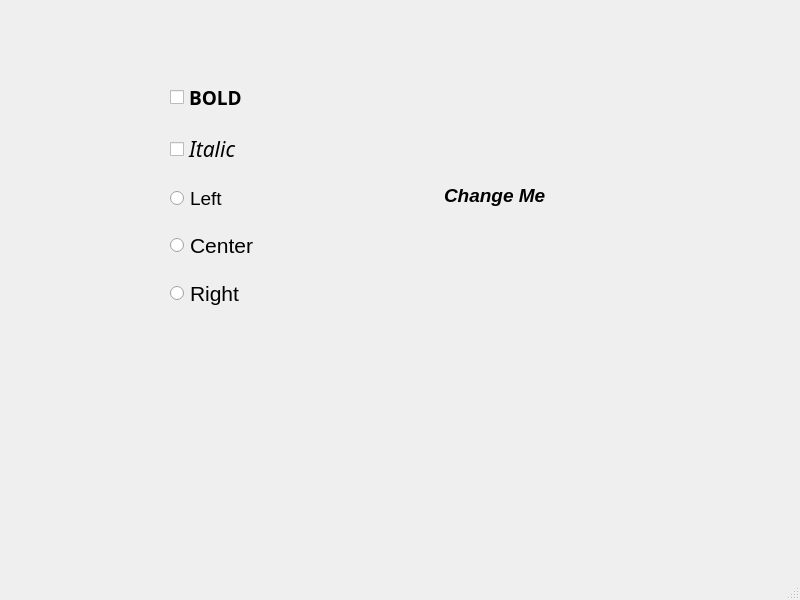
<?xml version="1.0" encoding="UTF-8"?>
<ui version="4.0">
 <class>MainWindow</class>
 <widget class="QMainWindow" name="MainWindow">
  <property name="geometry">
   <rect>
    <x>0</x>
    <y>0</y>
    <width>800</width>
    <height>600</height>
   </rect>
  </property>
  <property name="windowTitle">
   <string>MainWindow</string>
  </property>
  <widget class="QWidget" name="centralwidget">
   <widget class="QWidget" name="">
    <property name="geometry">
     <rect>
      <x>170</x>
      <y>70</y>
      <width>541</width>
      <height>251</height>
     </rect>
    </property>
    <layout class="QHBoxLayout" name="horizontalLayout">
     <item>
      <layout class="QVBoxLayout" name="verticalLayout">
       <item>
        <widget class="QCheckBox" name="checkBox">
         <property name="font">
          <font>
           <family>Bahnschrift SemiBold</family>
           <pointsize>14</pointsize>
           <weight>75</weight>
           <bold>true</bold>
          </font>
         </property>
         <property name="text">
          <string>BOLD</string>
         </property>
        </widget>
       </item>
       <item>
        <widget class="QCheckBox" name="checkBox_2">
         <property name="font">
          <font>
           <family>Franklin Gothic Medium</family>
           <pointsize>16</pointsize>
           <italic>true</italic>
          </font>
         </property>
         <property name="text">
          <string>Italic</string>
         </property>
        </widget>
       </item>
       <item>
        <widget class="QRadioButton" name="radioButton">
         <property name="font">
          <font>
           <family>Arial</family>
           <pointsize>14</pointsize>
          </font>
         </property>
         <property name="text">
          <string>Left</string>
         </property>
        </widget>
       </item>
       <item>
        <widget class="QRadioButton" name="radioButton_2">
         <property name="font">
          <font>
           <family>Arial</family>
           <pointsize>16</pointsize>
          </font>
         </property>
         <property name="text">
          <string>Center</string>
         </property>
        </widget>
       </item>
       <item>
        <widget class="QRadioButton" name="radioButton_3">
         <property name="font">
          <font>
           <family>Arial</family>
           <pointsize>16</pointsize>
          </font>
         </property>
         <property name="text">
          <string>Right</string>
         </property>
        </widget>
       </item>
      </layout>
     </item>
     <item>
      <widget class="QLabel" name="label">
       <property name="font">
        <font>
         <family>Arial</family>
         <pointsize>14</pointsize>
         <weight>75</weight>
         <italic>true</italic>
         <bold>true</bold>
        </font>
       </property>
       <property name="text">
        <string>Change Me</string>
       </property>
      </widget>
     </item>
    </layout>
   </widget>
  </widget>
  <widget class="QMenuBar" name="menubar">
   <property name="geometry">
    <rect>
     <x>0</x>
     <y>0</y>
     <width>800</width>
     <height>21</height>
    </rect>
   </property>
  </widget>
  <widget class="QStatusBar" name="statusbar"/>
 </widget>
 <resources/>
 <connections/>
</ui>
